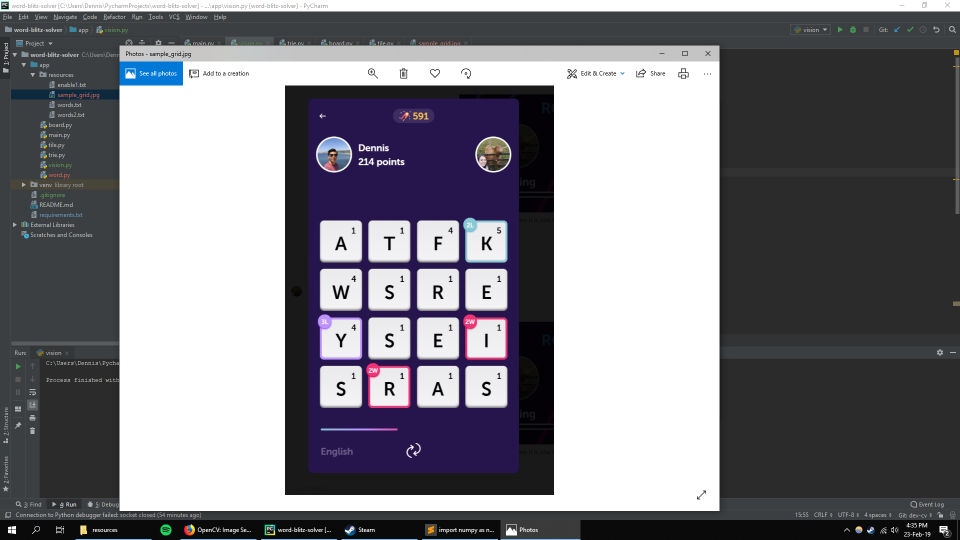
#> input picture app/resources/screenshot.png, 1920 x 1080 px, found by its file name (shown at 1/2 size)
$ python vision_test.py
#> lines starting #> are read from the running program, lines starting #| are printed output that depends on the picture; after the words box and inside, x2 and y2 are one past the last pixel; in counts of white or black regions, pixels touching at a corner belong together
import cv2
import imutils
import matplotlib
import matplotlib.pyplot as plt
import numpy as np
import pytesseract

def extract_letter_old(image):
    img = cv2.bitwise_not(image)
    # [7 lines of commented-out code are left out]
    _, img = cv2.threshold(img, 0, 255, cv2.THRESH_BINARY + cv2.THRESH_OTSU)
    # img = cv2.medianBlur(th, 1)
    tess_cfg = '-c tessedit_char_whitelist=0123456789ABCDEFGHIJKLMNOPQRSTUVWXYZ ' \
               '--tessdata-dir "C:/Program Files/Tesseract-OCR/tessdata" ' \
               '--oem 0 ' \
               '--psm 7'

    tess_cfg_default = '--oem 2 ' \
                       '--psm 10'

    # letter_and_value = pytesseract.image_to_string(img, config=tess_cfg, lang='eng')
    # print(letter_and_value)
    # img = img[8:img.shape[0]-8, 8:img.shape[1]-8]

    return img

def extract_letter(image):
    lower_gray = np.array([0, 0, 0])
    upper_gray = np.array([330, 100, 93])
    upper_3L = np.array([132, 109, 255])
    mask = cv2.inRange(image, lower_gray, upper_gray)
    # mask = cv2.medianBlur(mask, 1)
    # res = cv2.bitwise_and(image, image, mask=mask)


    tess_cfg = '-c tessedit_char_whitelist=ABCDEFGHIJKLMNOPQRSTUVWXYZ ' \
               '--tessdata-dir "C:/Program Files/Tesseract-OCR/tessdata" ' \
               '--oem 0 ' \
               '--psm 8'

    tess_cfg_default = '--oem 2 ' \
                       '--psm 10'

    letter_and_value = pytesseract.image_to_string(mask, config=tess_cfg, lang='eng')
    print(letter_and_value)

    return mask


TARGET = (76, 21, 38)  # Color of the game window
BONUS_2W = (121, 56, 242)
BONUS_2L = (217, 200, 133)
BONUS_3L = (251, 144, 187)
lower = np.array([TARGET[0] - 10, TARGET[1] - 10, TARGET[2] - 38], dtype=np.uint8)
upper = np.array([TARGET[0] + 10, TARGET[1] + 10, TARGET[2] + 38], dtype=np.uint8)

image = cv2.imread('screenshot.png')
#> image is the input picture: shape (1080, 1920, 3); mean B, G, R 131.4, 125.4, 126.3
image_gray = cv2.imread('screenshot.png', 0)
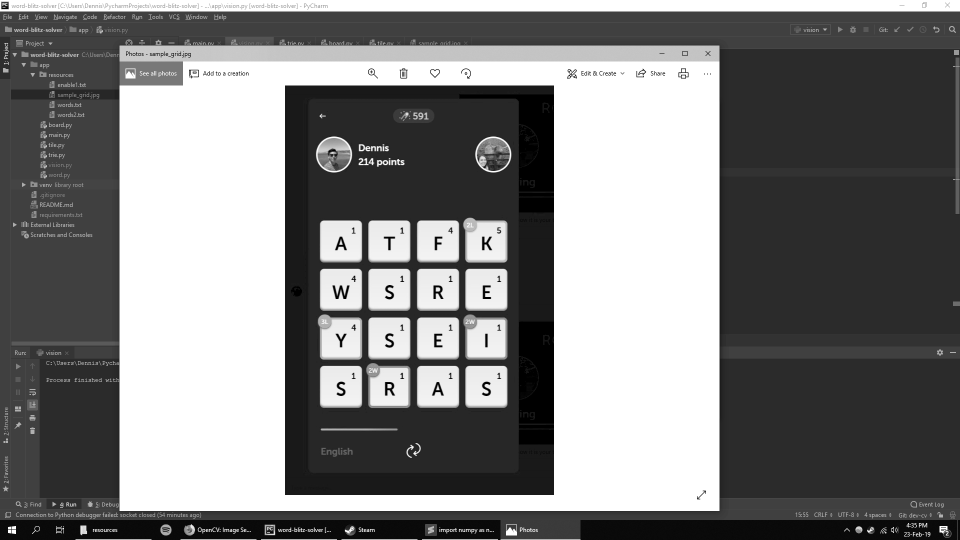
#> image_gray: shape (1080, 1920) (shown at 1/2 size); min 0, max 255, mean 127.2
image_hsv = cv2.cvtColor(image, cv2.COLOR_BGR2HSV)
#> image_hsv: shape (1080, 1920, 3); mean H, S, V 40.1, 26.9, 132.1

# Focus detection on game window
window_mask = cv2.inRange(image, lower, upper)
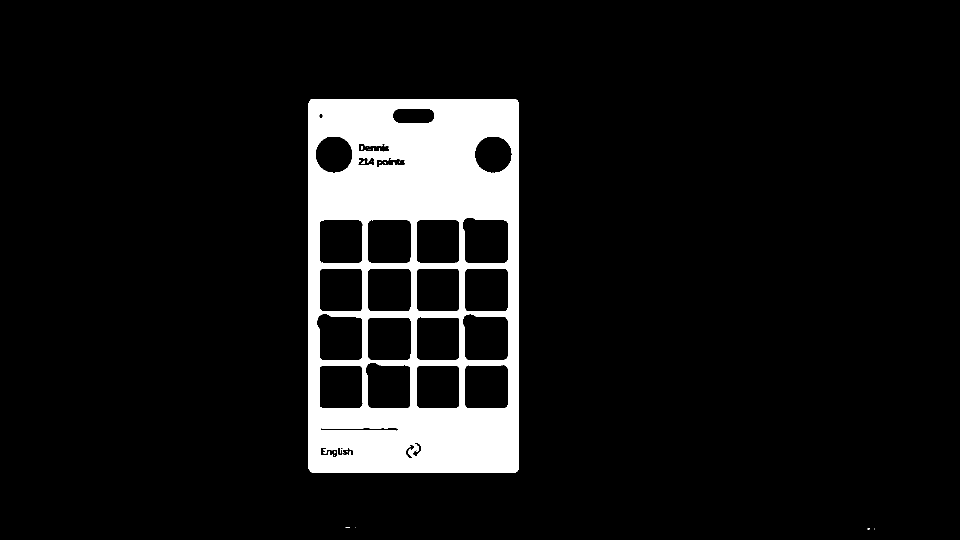
#> window_mask: shape (1080, 1920) (shown at 1/2 size); 8.8% white; 18 white regions (15 under 20 px), largest, box (x1, y1, x2, y2) and area: (617, 198, 1037, 946) 182077, (723, 321, 730, 328) 29, (722, 292, 726, 299) 23
game_window = cv2.bitwise_and(image, image, mask=window_mask)
output_gray = cv2.cvtColor(game_window, cv2.COLOR_BGR2GRAY)
output_hsv = cv2.cvtColor(game_window, cv2.COLOR_BGR2HSV)
#> output_hsv: shape (1080, 1920, 3); mean H, S, V 11.3, 16.3, 6.7
output_blur = cv2.GaussianBlur(output_gray, (25, 25), 0)
_, output_th = cv2.threshold(output_blur, 0, 255, cv2.THRESH_BINARY+cv2.THRESH_OTSU)
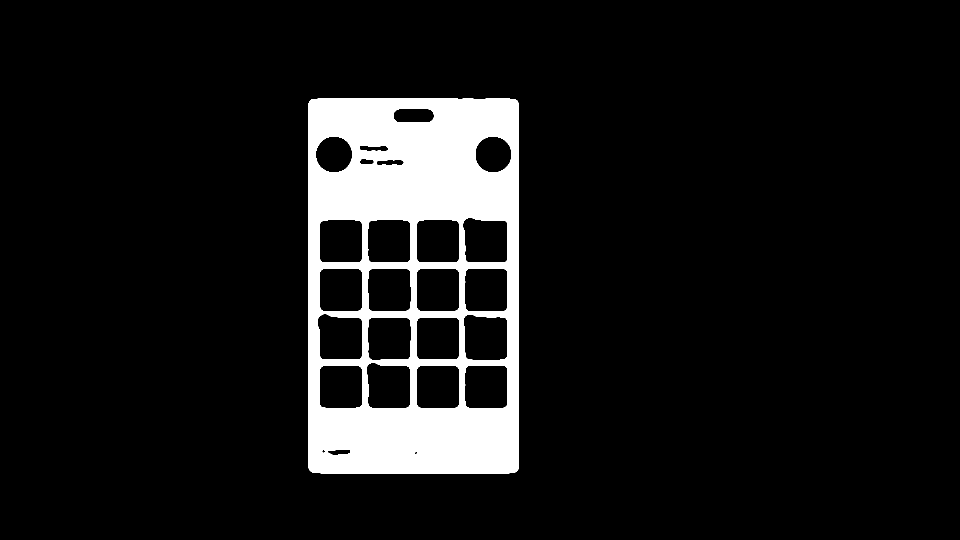
#> output_th: shape (1080, 1920) (shown at 1/2 size); 9.2% white; 1 white region, box (x1, y1, x2, y2) and area: (616, 197, 1038, 947) 190265
points = cv2.findNonZero(output_th)
#> points = contour of 190265 points, box (x1, y1, x2, y2) (616, 197, 1038, 947), area 200
GAME_X, GAME_Y, GAME_W, GAME_H = cv2.boundingRect(points)
#> GAME_X = 616; GAME_Y = 197; GAME_W = 422; GAME_H = 750
# [6 lines of commented-out code are left out]

game_image = output_th[GAME_Y:GAME_Y + GAME_H, GAME_X:GAME_X + GAME_W].copy()
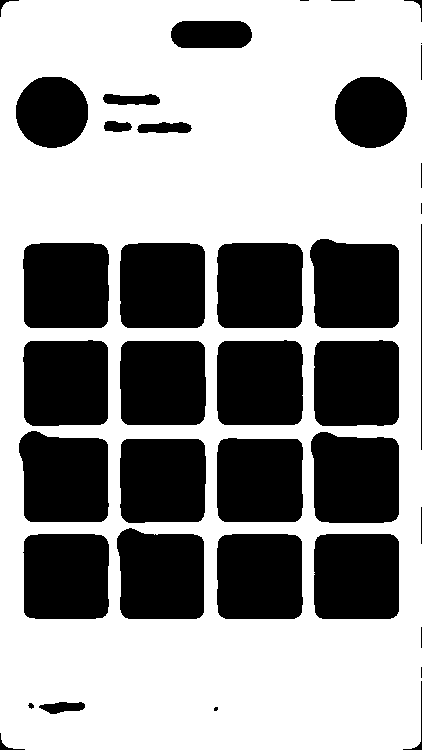
#> game_image: shape (750, 422); 60.1% white; 39 black regions (5 under 20 px), largest, box (x1, y1, x2, y2) and area: (311, 432, 399, 523) 7303, (19, 431, 109, 522) 7239, (310, 239, 399, 328) 7220
game_image = cv2.bitwise_not(game_image)

# ref: https://docs.opencv.org/3.4/d3/db4/tutorial_py_watershed.html
kernel = np.ones((20, 20), np.uint8)
erosion = cv2.erode(game_image, kernel, iterations=2)
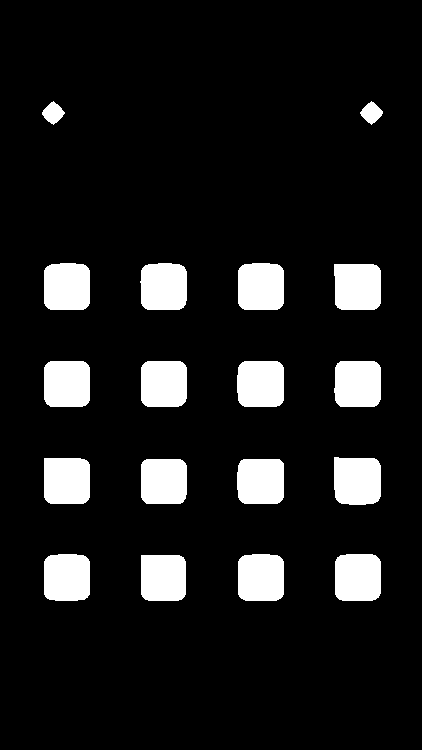
#> erosion: shape (750, 422); 10.6% white; 18 white regions, largest, box (x1, y1, x2, y2) and area: (334, 457, 381, 505) 2113, (334, 264, 381, 310) 2078, (335, 554, 381, 601) 2071
dilate = cv2.dilate(erosion, kernel, iterations=2)
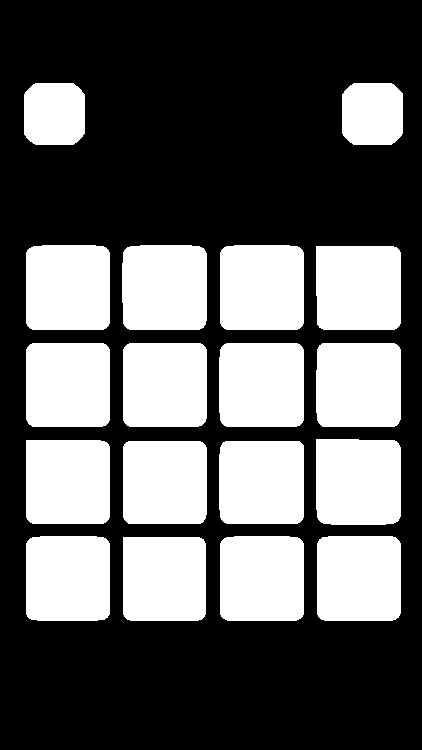
#> dilate: shape (750, 422); 37.7% white; 18 white regions
# erosion = cv2.erode(dilate, kernel, iterations=5)

# ref: https://www.pyimagesearch.com/2014/04/21/building-pokedex-python-finding-game-boy-screen-step-4-6/
contours = cv2.findContours(dilate.copy(), cv2.RETR_TREE, cv2.CHAIN_APPROX_SIMPLE)
#> contours = 18 contours; largest, box (x1, y1, x2, y2) and area: (316, 439, 401, 525) 7006, (122, 245, 207, 330) 6911, (316, 246, 401, 330) 6896, (317, 536, 401, 621) 6892, (220, 245, 304, 330) 6887
contours = imutils.grab_contours(contours)

test = None
tiles = []

for c in contours:
    peri = cv2.arcLength(c, True)
    approx = cv2.approxPolyDP(c, 0.04 * peri, True)

    if len(approx) == 4:
        x = approx[0][0][0]
        y = approx[0][0][1]
        tile_x = GAME_X + x - 4
        tile_y = GAME_Y + y - 4
        tile_width = int(peri / 4) + 4

        # cv2.rectangle(image, (tile_x, tile_y), (tile_x + tile_width, tile_y + tile_width), (0, 255, 0), 1)
        tile = image_hsv[tile_y:tile_y+tile_width, tile_x:tile_x+tile_width].copy()
#> (the run stopped early here; a loop or call above may not have finished)
